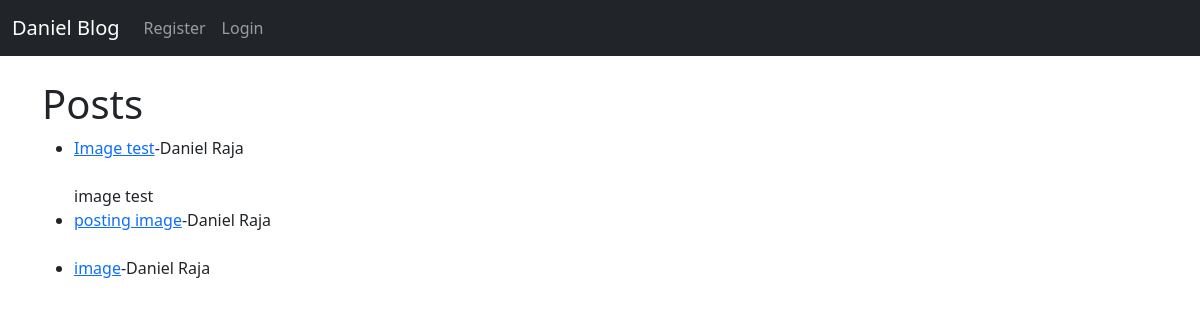
/, run on an earlier commit of the app's database.
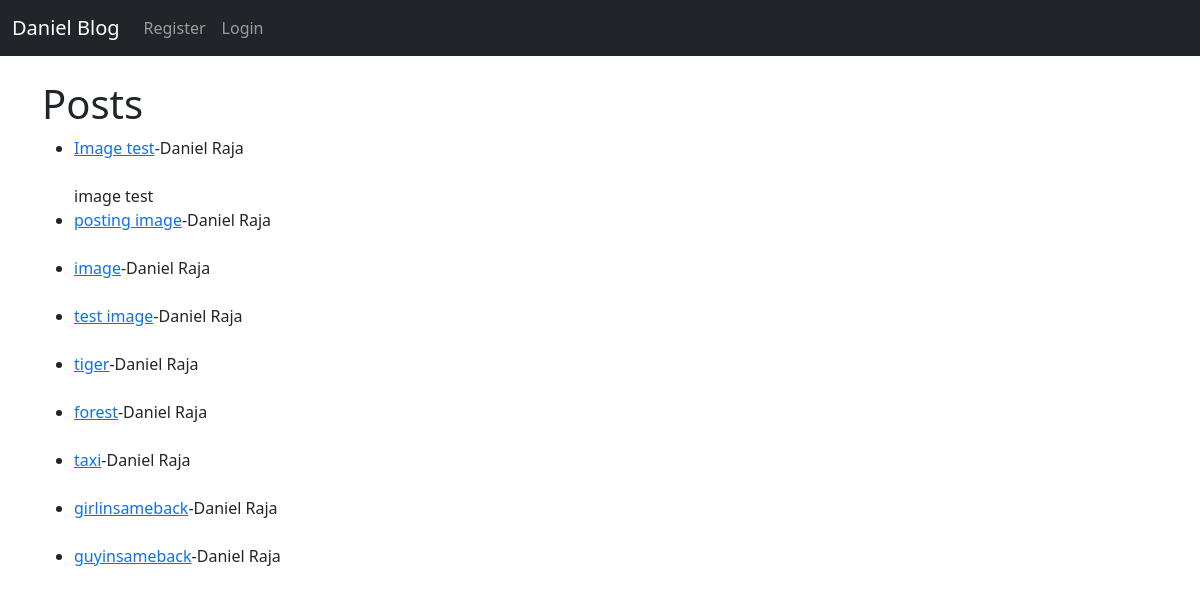
And on a later commit of the database.
### theblog/models.py (models this page shows, shortened)
class Post(models.Model):
    title=models.CharField(max_length=255)
    header_image=models.ImageField(null=True,blank=True,upload_to="images/")
    title_tag = models.CharField(max_length=255)
    author=models.ForeignKey(User,on_delete=models.CASCADE)
    body=models.TextField()

### theblog/views.py (the view)
# urls.py: path("",HomeView.as_view(),name="home"),
class HomeView(ListView):
    model = Post
    template_name = 'home.html'

### theblog/templates/home.html (shortened to what this page needs)
{% extends "base.html" %}
{% block content %}
<h1>Posts</h1>
<ul>
{% for post in object_list %}
    <li><a href="{% url 'article-detail' post.pk %}">{{ post.title }}</a>-{{ post.author.first_name }}
        {{ post.author.last_name }}<br/>
</small> <br/>
    {{ post.body|slice:":200" }}
{%  endfor %}
</ul>
{% endblock %}

### theblog/templates/base.html (shortened to what this page needs)
<!doctype html>
<html lang="en">
  <head>
    <link href="https://cdn.jsdelivr.net/npm/bootstrap@5.1.3/dist/css/bootstrap.min.css" rel="stylesheet">
  </head>
  <body>
<nav class="navbar navbar-expand-lg navbar-dark bg-dark">
  <div class="container-fluid">
    <a class="navbar-brand" href="{% url "home" %}">Daniel Blog</a>
      <div class="collapse navbar-collapse" id="navbarSupportedContent">
      <ul class="navbar-nav me-auto mb-2 mb-lg-0">
        {% if user.is_authenticated %}
                <li class="nav-item">
              <a class="nav-link" href="{% url 'add_post' %}">Add Post</a>
            </li>
            <li class="nav-item dropdown">
          <a class="nav-link dropdown-toggle" href="#" id="navbarDropdown" role="button" data-bs-toggle="dropdown" aria-expanded="false">
            Profile
          </a>
          <ul class="dropdown-menu" aria-labelledby="navbarDropdown">
            <li><a class="dropdown-item" href="{% url 'edit_profile' %}">Edit Email</a></li>
              {% if user.profile.id %}
            <li><a class="dropdown-item" href="{% url "edit_profile_page" user.profile.id %}">Edit Profile Page</a></li>
                  <li><a class="dropdown-item" href="{% url "show_profile_page" user.profile.id %}">Show Profile Page</a></li>
            {% else %}
                <li><a class="dropdown-item" href="{% url "create_profile_page" %}">Create Profile Page</a></li>
              {% endif %}
          </ul>
        </li>
                <li class="nav-item">
              <a class="nav-link" href="{% url 'logout' %}">Logout</a>
            </li>
         {% else %}
         <li class="nav-item">
          <a class="nav-link" href="{% url 'register' %}">Register</a>
        </li>
           <li class="nav-item">
          <a class="nav-link" href="{% url 'login' %}">Login</a>
        </li>
          {% endif %}
      </ul>
    </div>
  </div>
</nav>
  <br/>
<div class="container">
    {% block content %}
    {% endblock %}
</div>
  </body>
</html>

What changed in the data, as far as the page shows it:
added Post: title "test image", author.first_name "Daniel", author.last_name "Raja"
added Post: title "tiger", author.first_name "Daniel", author.last_name "Raja"
added Post: title "forest", author.first_name "Daniel", author.last_name "Raja"
added Post: title "taxi", author.first_name "Daniel", author.last_name "Raja"
added Post: title "girlinsameback", author.first_name "Daniel", author.last_name "Raja"
added Post: title "guyinsameback", author.first_name "Daniel", author.last_name "Raja"
